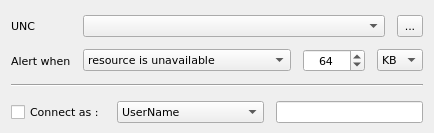
<?xml version="1.0" encoding="UTF-8"?>
<ui version="4.0">
 <class>UncWidget</class>
 <widget class="QWidget" name="UncWidget">
  <property name="geometry">
   <rect>
    <x>0</x>
    <y>0</y>
    <width>423</width>
    <height>129</height>
   </rect>
  </property>
  <property name="font">
   <font>
    <family>DejaVu Sans</family>
    <pointsize>8</pointsize>
   </font>
  </property>
  <property name="windowTitle">
   <string>UNC</string>
  </property>
  <property name="toolTip">
   <string>UNC</string>
  </property>
  <property name="statusTip">
   <string>UNC</string>
  </property>
  <property name="locale">
   <locale language="English" country="UnitedStates"/>
  </property>
  <layout class="QVBoxLayout" name="verticalLayout">
   <property name="spacing">
    <number>12</number>
   </property>
   <property name="topMargin">
    <number>15</number>
   </property>
   <property name="bottomMargin">
    <number>10</number>
   </property>
   <item>
    <layout class="QFormLayout" name="formLayout">
     <item row="0" column="0">
      <widget class="QLabel" name="lblUnc">
       <property name="text">
        <string>UNC</string>
       </property>
      </widget>
     </item>
     <item row="0" column="1">
      <layout class="QHBoxLayout" name="horizontalLayout">
       <item>
        <widget class="QComboBox" name="cmbUnc">
         <property name="sizePolicy">
          <sizepolicy hsizetype="Preferred" vsizetype="Fixed">
           <horstretch>0</horstretch>
           <verstretch>0</verstretch>
          </sizepolicy>
         </property>
        </widget>
       </item>
       <item>
        <widget class="QToolButton" name="btnUnc">
         <property name="maximumSize">
          <size>
           <width>26</width>
           <height>26</height>
          </size>
         </property>
         <property name="text">
          <string>...</string>
         </property>
         <property name="icon">
          <iconset resource="../../qHostMonitor.qrc">
           <normaloff>:/img/browse.png</normaloff>:/img/browse.png</iconset>
         </property>
         <property name="iconSize">
          <size>
           <width>16</width>
           <height>16</height>
          </size>
         </property>
        </widget>
       </item>
      </layout>
     </item>
     <item row="1" column="0">
      <widget class="QLabel" name="lblAlertWhen">
       <property name="text">
        <string>Alert when</string>
       </property>
      </widget>
     </item>
     <item row="1" column="1">
      <layout class="QHBoxLayout" name="horizontalLayout_2">
       <item>
        <widget class="QComboBox" name="uncTestCombo">
         <property name="sizePolicy">
          <sizepolicy hsizetype="Preferred" vsizetype="Fixed">
           <horstretch>0</horstretch>
           <verstretch>0</verstretch>
          </sizepolicy>
         </property>
         <item>
          <property name="text">
           <string>resource is unavailable</string>
          </property>
         </item>
         <item>
          <property name="text">
           <string>free space (for caller) less than</string>
          </property>
         </item>
         <item>
          <property name="text">
           <string>total free space less than</string>
          </property>
         </item>
        </widget>
       </item>
       <item>
        <widget class="QSpinBox" name="spinAlertPort">
         <property name="sizePolicy">
          <sizepolicy hsizetype="Preferred" vsizetype="Fixed">
           <horstretch>0</horstretch>
           <verstretch>0</verstretch>
          </sizepolicy>
         </property>
         <property name="alignment">
          <set>Qt::AlignCenter</set>
         </property>
         <property name="minimum">
          <number>1</number>
         </property>
         <property name="maximum">
          <number>65535</number>
         </property>
         <property name="value">
          <number>64</number>
         </property>
        </widget>
       </item>
       <item>
        <widget class="QComboBox" name="cmbAlertSize">
         <item>
          <property name="text">
           <string>KB</string>
          </property>
         </item>
         <item>
          <property name="text">
           <string>MB</string>
          </property>
         </item>
         <item>
          <property name="text">
           <string>GB</string>
          </property>
         </item>
         <item>
          <property name="text">
           <string>TB</string>
          </property>
         </item>
         <item>
          <property name="text">
           <string> %</string>
          </property>
         </item>
        </widget>
       </item>
      </layout>
     </item>
    </layout>
   </item>
   <item>
    <widget class="Line" name="Bevel28">
     <property name="orientation">
      <enum>Qt::Horizontal</enum>
     </property>
    </widget>
   </item>
   <item>
    <layout class="QHBoxLayout" name="horizontalLayout_3" stretch="0,1,1">
     <property name="topMargin">
      <number>2</number>
     </property>
     <item>
      <widget class="QCheckBox" name="uncConnectChk">
       <property name="text">
        <string>Connect as :</string>
       </property>
      </widget>
     </item>
     <item>
      <widget class="QComboBox" name="cmbConnectAsLogin">
       <item>
        <property name="text">
         <string>UserName</string>
        </property>
       </item>
      </widget>
     </item>
     <item>
      <widget class="QLineEdit" name="lineConnectAsPassword"/>
     </item>
    </layout>
   </item>
  </layout>
 </widget>
 <resources>
  <include location="../../qHostMonitor.qrc"/>
  <include location="../../qHostMonitor.qrc"/>
 </resources>
 <connections/>
</ui>
